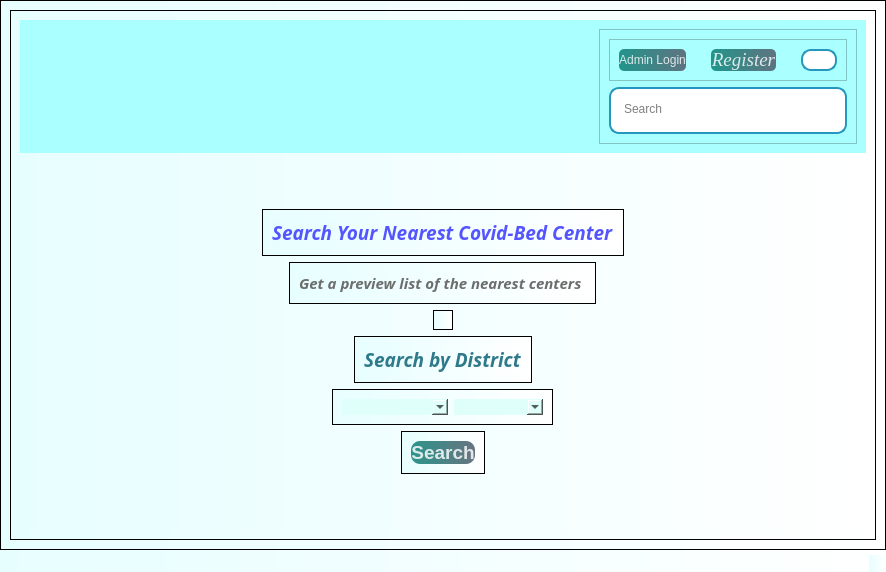
<?xml version="1.0" encoding="UTF-8"?>
<ui version="4.0">
 <class>MainWindow</class>
 <widget class="QMainWindow" name="MainWindow">
  <property name="geometry">
   <rect>
    <x>0</x>
    <y>0</y>
    <width>886</width>
    <height>572</height>
   </rect>
  </property>
  <property name="windowTitle">
   <string>MainWindow</string>
  </property>
  <property name="styleSheet">
   <string notr="true">background-color: qlineargradient(spread:pad, x1:0, y1:0, x2:1, y2:0, stop:0 rgba(231, 254, 255, 255), stop:1 rgba(255, 255, 255, 255));</string>
  </property>
  <widget class="QWidget" name="centralwidget">
   <layout class="QHBoxLayout" name="horizontalLayout">
    <property name="spacing">
     <number>0</number>
    </property>
    <property name="leftMargin">
     <number>0</number>
    </property>
    <property name="topMargin">
     <number>0</number>
    </property>
    <property name="rightMargin">
     <number>0</number>
    </property>
    <property name="bottomMargin">
     <number>0</number>
    </property>
    <item>
     <widget class="QScrollArea" name="scrollArea">
      <property name="widgetResizable">
       <bool>true</bool>
      </property>
      <widget class="QWidget" name="scrollAreaWidgetContents">
       <property name="geometry">
        <rect>
         <x>0</x>
         <y>-277</y>
         <width>1038</width>
         <height>1321</height>
        </rect>
       </property>
       <layout class="QHBoxLayout" name="horizontalLayout_2">
        <item>
         <widget class="QFrame" name="frame">
          <property name="styleSheet">
           <string notr="true">alternate-background-color: qlineargradient(spread:pad, x1:0.534, y1:0.0397727, x2:0.534, y2:1, stop:0 rgba(0, 255, 255, 255), stop:1 rgba(255, 255, 255, 255));</string>
          </property>
          <property name="frameShape">
           <enum>QFrame::StyledPanel</enum>
          </property>
          <property name="frameShadow">
           <enum>QFrame::Raised</enum>
          </property>
          <layout class="QVBoxLayout" name="verticalLayout">
           <property name="spacing">
            <number>0</number>
           </property>
           <item alignment="Qt::AlignTop">
            <widget class="QWidget" name="widget" native="true">
             <property name="maximumSize">
              <size>
               <width>16777215</width>
               <height>400</height>
              </size>
             </property>
             <property name="styleSheet">
              <string notr="true">background-color: rgb(170, 255, 255);</string>
             </property>
             <layout class="QHBoxLayout" name="horizontalLayout_3">
              <property name="spacing">
               <number>0</number>
              </property>
              <property name="leftMargin">
               <number>0</number>
              </property>
              <property name="topMargin">
               <number>0</number>
              </property>
              <property name="rightMargin">
               <number>0</number>
              </property>
              <property name="bottomMargin">
               <number>0</number>
              </property>
              <item alignment="Qt::AlignLeft">
               <widget class="QWidget" name="widget_4" native="true">
                <layout class="QVBoxLayout" name="verticalLayout_11">
                 <item>
                  <widget class="QLabel" name="label_4">
                   <property name="styleSheet">
                    <string notr="true">border-image: url(:/image/WhatsApp Image 2022-03-22 at 5.44.11 PM.jpeg);</string>
                   </property>
                   <property name="text">
                    <string/>
                   </property>
                   <property name="pixmap">
                    <pixmap resource="images.qrc">:/image/WhatsApp Image 2022-03-22 at 5.44.11 PM.jpeg</pixmap>
                   </property>
                   <property name="scaledContents">
                    <bool>true</bool>
                   </property>
                  </widget>
                 </item>
                </layout>
               </widget>
              </item>
              <item alignment="Qt::AlignRight|Qt::AlignTop">
               <widget class="QWidget" name="widget_5" native="true">
                <layout class="QVBoxLayout" name="verticalLayout_2">
                 <item alignment="Qt::AlignRight|Qt::AlignTop">
                  <widget class="QFrame" name="frame_2">
                   <property name="maximumSize">
                    <size>
                     <width>16777215</width>
                     <height>300</height>
                    </size>
                   </property>
                   <property name="styleSheet">
                    <string notr="true">background-color: rgb(170, 255, 255);</string>
                   </property>
                   <property name="frameShape">
                    <enum>QFrame::StyledPanel</enum>
                   </property>
                   <property name="frameShadow">
                    <enum>QFrame::Raised</enum>
                   </property>
                   <layout class="QVBoxLayout" name="verticalLayout_3">
                    <item>
                     <widget class="QFrame" name="frame_4">
                      <property name="maximumSize">
                       <size>
                        <width>600</width>
                        <height>300</height>
                       </size>
                      </property>
                      <property name="frameShape">
                       <enum>QFrame::StyledPanel</enum>
                      </property>
                      <property name="frameShadow">
                       <enum>QFrame::Raised</enum>
                      </property>
                      <layout class="QHBoxLayout" name="horizontalLayout_5">
                       <property name="spacing">
                        <number>25</number>
                       </property>
                       <item>
                        <widget class="QPushButton" name="AdminLogin">
                         <property name="maximumSize">
                          <size>
                           <width>200</width>
                           <height>200</height>
                          </size>
                         </property>
                         <property name="toolTip">
                          <string>&lt;html&gt;&lt;head/&gt;&lt;body&gt;&lt;p&gt;Admin Login&lt;/p&gt;&lt;/body&gt;&lt;/html&gt;</string>
                         </property>
                         <property name="styleSheet">
                          <string notr="true">QPushButton#AdminLogin{
	
	
	font: 75 italic 14pt &quot;Times New Roman&quot;;
	background-color: qlineargradient(spread:pad, x1:0, y1:0.505682, x2:1, y2:0.477, stop:0 rgba(11, 131, 120, 219), stop:1 rgba(85, 98, 112, 226));
	color: rgba(255,255,255,210);
	border-radius:5px;
}
QPushButton#AdminLogin:hover{
	background-color: qlineargradient(spread:pad, x1:0, y1:0.505682, x2:1, y2:0.477, stop:0 rgba(150, 123, 111, 219), stop:1 rgba(85, 81, 84, 226));
}

QPushButton#AdminLogin:pressed{
	padding-left:5px;
	padding-top:5px;
	background-color:rgba(150, 123, 111, 255);
}</string>
                         </property>
                         <property name="text">
                          <string>Admin Login</string>
                         </property>
                        </widget>
                       </item>
                       <item>
                        <widget class="QPushButton" name="Register">
                         <property name="maximumSize">
                          <size>
                           <width>200</width>
                           <height>200</height>
                          </size>
                         </property>
                         <property name="font">
                          <font>
                           <family>Times New Roman</family>
                           <pointsize>14</pointsize>
                           <weight>9</weight>
                           <italic>true</italic>
                           <bold>false</bold>
                          </font>
                         </property>
                         <property name="toolTip">
                          <string>&lt;html&gt;&lt;head/&gt;&lt;body&gt;&lt;p&gt;Register&lt;/p&gt;&lt;/body&gt;&lt;/html&gt;</string>
                         </property>
                         <property name="styleSheet">
                          <string notr="true">QPushButton#Register{
	
	
	font: 75 italic 14pt &quot;Times New Roman&quot;;
	background-color: qlineargradient(spread:pad, x1:0, y1:0.505682, x2:1, y2:0.477, stop:0 rgba(11, 131, 120, 219), stop:1 rgba(85, 98, 112, 226));
	color: rgba(255,255,255,210);
	border-radius:5px;
}
QPushButton#Register:hover{
	background-color: qlineargradient(spread:pad, x1:0, y1:0.505682, x2:1, y2:0.477, stop:0 rgba(150, 123, 111, 219), stop:1 rgba(85, 81, 84, 226));
}

QPushButton#Register:pressed{
	padding-left:5px;
	padding-top:5px;
	background-color:rgba(150, 123, 111, 255);
}</string>
                         </property>
                         <property name="text">
                          <string>Register</string>
                         </property>
                         <property name="iconSize">
                          <size>
                           <width>30</width>
                           <height>30</height>
                          </size>
                         </property>
                        </widget>
                       </item>
                       <item>
                        <widget class="QPushButton" name="LoginButton">
                         <property name="maximumSize">
                          <size>
                           <width>300</width>
                           <height>300</height>
                          </size>
                         </property>
                         <property name="toolTip">
                          <string>&lt;html&gt;&lt;head/&gt;&lt;body&gt;&lt;p&gt;User Login&lt;/p&gt;&lt;/body&gt;&lt;/html&gt;</string>
                         </property>
                         <property name="styleSheet">
                          <string notr="true">QPushButton#LoginButton{
	background-image: url(:/image/WhatsApp Image 2022-03-16 at 3.47.24 PM.jpeg);
border-radius:10px;
border:2px solid #2596be;
	background-color: rgb(255, 255, 255);
}

QPushButton#LoginButton:pressed{
	padding-left:5px;
	padding-top:5px;
	background-color:rgba(150, 123, 111, 255);
}</string>
                         </property>
                         <property name="text">
                          <string/>
                         </property>
                         <property name="icon">
                          <iconset resource="images.qrc">
                           <normaloff>:/image/WhatsApp Image 2022-03-16 at 3.47.24 PM.jpeg</normaloff>:/image/WhatsApp Image 2022-03-16 at 3.47.24 PM.jpeg</iconset>
                         </property>
                         <property name="iconSize">
                          <size>
                           <width>40</width>
                           <height>45</height>
                          </size>
                         </property>
                        </widget>
                       </item>
                      </layout>
                     </widget>
                    </item>
                    <item>
                     <widget class="QFrame" name="frame_3">
                      <property name="styleSheet">
                       <string notr="true">QFrame{
border-radius:10px;
border:2px solid #2596be;
	background-color: rgb(255, 255, 255);
}</string>
                      </property>
                      <property name="frameShape">
                       <enum>QFrame::StyledPanel</enum>
                      </property>
                      <property name="frameShadow">
                       <enum>QFrame::Raised</enum>
                      </property>
                      <layout class="QHBoxLayout" name="horizontalLayout_4">
                       <property name="spacing">
                        <number>0</number>
                       </property>
                       <property name="rightMargin">
                        <number>25</number>
                       </property>
                       <item>
                        <widget class="QTextEdit" name="textEdit">
                         <property name="maximumSize">
                          <size>
                           <width>200</width>
                           <height>25</height>
                          </size>
                         </property>
                         <property name="styleSheet">
                          <string notr="true">border:none;</string>
                         </property>
                         <property name="html">
                          <string>&lt;!DOCTYPE HTML PUBLIC &quot;-//W3C//DTD HTML 4.0//EN&quot; &quot;http://www.w3.org/TR/REC-html40/strict.dtd&quot;&gt;
&lt;html&gt;&lt;head&gt;&lt;meta name=&quot;qrichtext&quot; content=&quot;1&quot; /&gt;&lt;style type=&quot;text/css&quot;&gt;
p, li { white-space: pre-wrap; }
&lt;/style&gt;&lt;/head&gt;&lt;body style=&quot; font-family:'MS Shell Dlg 2'; font-size:8pt; font-weight:400; font-style:normal;&quot;&gt;
&lt;p style=&quot;-qt-paragraph-type:empty; margin-top:0px; margin-bottom:0px; margin-left:0px; margin-right:0px; -qt-block-indent:0; text-indent:0px;&quot;&gt;&lt;br /&gt;&lt;/p&gt;&lt;/body&gt;&lt;/html&gt;</string>
                         </property>
                         <property name="placeholderText">
                          <string>Search</string>
                         </property>
                        </widget>
                       </item>
                      </layout>
                     </widget>
                    </item>
                   </layout>
                  </widget>
                 </item>
                </layout>
               </widget>
              </item>
             </layout>
            </widget>
           </item>
           <item>
            <widget class="QWidget" name="widget_3" native="true">
             <property name="styleSheet">
              <string notr="true">background-color: qlineargradient(spread:pad, x1:0, y1:0, x2:1, y2:0, stop:0 rgba(231, 254, 255, 255), stop:1 rgba(255, 255, 255, 255));
</string>
             </property>
             <layout class="QVBoxLayout" name="verticalLayout_10">
              <property name="spacing">
               <number>0</number>
              </property>
              <property name="leftMargin">
               <number>0</number>
              </property>
              <property name="topMargin">
               <number>0</number>
              </property>
              <property name="rightMargin">
               <number>0</number>
              </property>
              <property name="bottomMargin">
               <number>0</number>
              </property>
              <item>
               <widget class="QLabel" name="label_2">
                <property name="styleSheet">
                 <string notr="true">alternate-background-color: qlineargradient(spread:pad, x1:0.534, y1:0.0397727, x2:0.534, y2:1, stop:0 rgba(85, 255, 255, 255), stop:1 rgba(255, 255, 255, 255));
border-image: url(:/image/India is set to defeat COVID-19 Every indian is making it possible.png);</string>
                </property>
                <property name="text">
                 <string/>
                </property>
                <property name="pixmap">
                 <pixmap resource="images.qrc">:/image/WhatsApp Image 2022-03-22 at 5.44.09 PM.jpeg</pixmap>
                </property>
                <property name="scaledContents">
                 <bool>true</bool>
                </property>
               </widget>
              </item>
             </layout>
            </widget>
           </item>
           <item>
            <widget class="QWidget" name="widget_2" native="true">
             <property name="styleSheet">
              <string notr="true">background-color: qlineargradient(spread:pad, x1:0, y1:0, x2:1, y2:0, stop:0 rgba(231, 254, 255, 255), stop:1 rgba(255, 255, 255, 255));</string>
             </property>
             <layout class="QVBoxLayout" name="verticalLayout_4">
              <item alignment="Qt::AlignHCenter">
               <widget class="QFrame" name="frame_5">
                <property name="frameShape">
                 <enum>QFrame::StyledPanel</enum>
                </property>
                <property name="frameShadow">
                 <enum>QFrame::Raised</enum>
                </property>
                <layout class="QVBoxLayout" name="verticalLayout_5">
                 <item>
                  <widget class="QLabel" name="label">
                   <property name="font">
                    <font>
                     <family>Lucida Fax</family>
                     <pointsize>14</pointsize>
                     <weight>75</weight>
                     <italic>true</italic>
                     <bold>true</bold>
                    </font>
                   </property>
                   <property name="text">
                    <string>&lt;html&gt;&lt;head/&gt;&lt;body&gt;&lt;p&gt;&lt;span style=&quot; font-size:14pt; font-weight:600; color:#5555ff;&quot;&gt;Search Your Nearest Covid-Bed Center&lt;/span&gt;&lt;/p&gt;&lt;/body&gt;&lt;/html&gt;</string>
                   </property>
                  </widget>
                 </item>
                </layout>
               </widget>
              </item>
              <item alignment="Qt::AlignHCenter">
               <widget class="QFrame" name="frame_10">
                <property name="frameShape">
                 <enum>QFrame::StyledPanel</enum>
                </property>
                <property name="frameShadow">
                 <enum>QFrame::Raised</enum>
                </property>
                <layout class="QVBoxLayout" name="verticalLayout_6">
                 <item>
                  <widget class="QLabel" name="label_6">
                   <property name="font">
                    <font>
                     <family>Lucida Fax</family>
                     <pointsize>12</pointsize>
                     <weight>75</weight>
                     <italic>true</italic>
                     <bold>true</bold>
                    </font>
                   </property>
                   <property name="text">
                    <string>&lt;html&gt;&lt;head/&gt;&lt;body&gt;&lt;p&gt;&lt;span style=&quot; font-size:11pt; color:#6d6d6d;&quot;&gt;Get a preview list of the nearest centers &lt;/span&gt;&lt;/p&gt;&lt;/body&gt;&lt;/html&gt;</string>
                   </property>
                  </widget>
                 </item>
                </layout>
               </widget>
              </item>
              <item alignment="Qt::AlignHCenter">
               <widget class="QFrame" name="frame_8">
                <property name="frameShape">
                 <enum>QFrame::StyledPanel</enum>
                </property>
                <property name="frameShadow">
                 <enum>QFrame::Raised</enum>
                </property>
                <layout class="QVBoxLayout" name="verticalLayout_7"/>
               </widget>
              </item>
              <item alignment="Qt::AlignHCenter">
               <widget class="QFrame" name="frame_9">
                <property name="frameShape">
                 <enum>QFrame::StyledPanel</enum>
                </property>
                <property name="frameShadow">
                 <enum>QFrame::Raised</enum>
                </property>
                <layout class="QVBoxLayout" name="verticalLayout_8">
                 <item alignment="Qt::AlignHCenter">
                  <widget class="QLabel" name="label_8">
                   <property name="font">
                    <font>
                     <family>Lucida Fax</family>
                     <pointsize>14</pointsize>
                     <weight>75</weight>
                     <italic>true</italic>
                     <bold>true</bold>
                    </font>
                   </property>
                   <property name="text">
                    <string>&lt;html&gt;&lt;head/&gt;&lt;body&gt;&lt;p&gt;&lt;span style=&quot; color:#2e7a8b;&quot;&gt;Search by District&lt;/span&gt;&lt;/p&gt;&lt;/body&gt;&lt;/html&gt;</string>
                   </property>
                  </widget>
                 </item>
                </layout>
               </widget>
              </item>
              <item alignment="Qt::AlignHCenter">
               <widget class="QFrame" name="frame_6">
                <property name="frameShape">
                 <enum>QFrame::StyledPanel</enum>
                </property>
                <property name="frameShadow">
                 <enum>QFrame::Raised</enum>
                </property>
                <layout class="QHBoxLayout" name="horizontalLayout_6">
                 <item>
                  <widget class="QComboBox" name="comboBox">
                   <property name="maximumSize">
                    <size>
                     <width>16777215</width>
                     <height>300</height>
                    </size>
                   </property>
                   <property name="mouseTracking">
                    <bool>true</bool>
                   </property>
                   <property name="acceptDrops">
                    <bool>true</bool>
                   </property>
                   <property name="styleSheet">
                    <string notr="true">background-color: rgb(222, 255, 250);
font: 75 12pt &quot;MS Shell Dlg 2&quot;;
border-radius:9px
</string>
                   </property>
                   <property name="editable">
                    <bool>true</bool>
                   </property>
                   <property name="placeholderText">
                    <string>Select State</string>
                   </property>
                   <item>
                    <property name="text">
                     <string>Maharashtra</string>
                    </property>
                   </item>
                   <item>
                    <property name="text">
                     <string>Delhi</string>
                    </property>
                   </item>
                   <item>
                    <property name="text">
                     <string>Goa</string>
                    </property>
                   </item>
                   <item>
                    <property name="text">
                     <string>Bihar</string>
                    </property>
                   </item>
                   <item>
                    <property name="text">
                     <string>Assam</string>
                    </property>
                   </item>
                   <item>
                    <property name="text">
                     <string>Chandigarh</string>
                    </property>
                   </item>
                   <item>
                    <property name="text">
                     <string notr="true">Andhra Pradesh</string>
                    </property>
                   </item>
                  </widget>
                 </item>
                 <item>
                  <widget class="QComboBox" name="comboBox_2">
                   <property name="mouseTracking">
                    <bool>true</bool>
                   </property>
                   <property name="acceptDrops">
                    <bool>true</bool>
                   </property>
                   <property name="styleSheet">
                    <string notr="true">background-color: rgb(222, 255, 250);
font: 75 12pt &quot;MS Shell Dlg 2&quot;;
border-radius:9px
</string>
                   </property>
                   <property name="editable">
                    <bool>true</bool>
                   </property>
                   <property name="placeholderText">
                    <string>Select State</string>
                   </property>
                   <item>
                    <property name="text">
                     <string notr="true" comment="Goa">Mumbai</string>
                    </property>
                   </item>
                   <item>
                    <property name="text">
                     <string>Palghar</string>
                    </property>
                   </item>
                   <item>
                    <property name="text">
                     <string>Navi Mumbai</string>
                    </property>
                   </item>
                   <item>
                    <property name="text">
                     <string>Ratnagiri</string>
                    </property>
                   </item>
                   <item>
                    <property name="text">
                     <string>Konkan</string>
                    </property>
                   </item>
                   <item>
                    <property name="text">
                     <string>Kolhapur</string>
                    </property>
                   </item>
                   <item>
                    <property name="text">
                     <string notr="true"/>
                    </property>
                   </item>
                  </widget>
                 </item>
                </layout>
               </widget>
              </item>
              <item alignment="Qt::AlignHCenter">
               <widget class="QFrame" name="frame_7">
                <property name="frameShape">
                 <enum>QFrame::StyledPanel</enum>
                </property>
                <property name="frameShadow">
                 <enum>QFrame::Raised</enum>
                </property>
                <layout class="QVBoxLayout" name="verticalLayout_9">
                 <item>
                  <widget class="QPushButton" name="pushButton_4">
                   <property name="maximumSize">
                    <size>
                     <width>500</width>
                     <height>16777215</height>
                    </size>
                   </property>
                   <property name="font">
                    <font>
                     <pointsize>14</pointsize>
                     <weight>75</weight>
                     <bold>true</bold>
                    </font>
                   </property>
                   <property name="styleSheet">
                    <string notr="true">QPushButton#pushButton_4{
	background-color: qlineargradient(spread:pad, x1:0, y1:0.505682, x2:1, y2:0.477, stop:0 rgba(11, 131, 120, 219), stop:1 rgba(85, 98, 112, 226));
	color: rgba(255,255,255,210);
	border-radius:9px;
}
QPushButton#pushButton_4:hover{
	background-color: qlineargradient(spread:pad, x1:0, y1:0.505682, x2:1, y2:0.477, stop:0 rgba(150, 123, 111, 219), stop:1 rgba(85, 81, 84, 226));
}

QPushButton#pushButton_4:pressed{
	padding-left:5px;
	padding-top:5px;
	background-color:rgba(150, 123, 111, 255);
}
QPushButton#pushButton_4{
	background-color: qlineargradient(spread:pad, x1:0, y1:0.505682, x2:1, y2:0.477, stop:0 rgba(11, 131, 120, 219), stop:1 rgba(85, 98, 112, 226));
	color: rgba(255,255,255,210);
	border-radius:9px;
}
QPushButton#pushButton_3:hover{
	background-color: qlineargradient(spread:pad, x1:0, y1:0.505682, x2:1, y2:0.477, stop:0 rgba(150, 123, 111, 219), stop:1 rgba(85, 81, 84, 226));
}

QPushButton#pushButton_3:pressed{
	padding-left:5px;
	padding-top:5px;
	background-color:rgba(150, 123, 111, 255);
}
</string>
                   </property>
                   <property name="text">
                    <string>Search</string>
                   </property>
                  </widget>
                 </item>
                </layout>
               </widget>
              </item>
             </layout>
            </widget>
           </item>
           <item>
            <widget class="QWidget" name="widget_6" native="true">
             <layout class="QHBoxLayout" name="horizontalLayout_7">
              <property name="leftMargin">
               <number>0</number>
              </property>
              <property name="topMargin">
               <number>0</number>
              </property>
              <property name="rightMargin">
               <number>0</number>
              </property>
              <property name="bottomMargin">
               <number>0</number>
              </property>
              <item>
               <widget class="QLabel" name="label_3">
                <property name="styleSheet">
                 <string notr="true">border-image: url(:/image/WhatsApp Image 2022-03-22 at 5.44.10 PM.jpeg);</string>
                </property>
                <property name="text">
                 <string/>
                </property>
                <property name="pixmap">
                 <pixmap resource="images.qrc">:/image/WhatsApp Image 2022-03-22 at 5.44.10 PM.jpeg</pixmap>
                </property>
                <property name="scaledContents">
                 <bool>true</bool>
                </property>
               </widget>
              </item>
             </layout>
            </widget>
           </item>
          </layout>
         </widget>
        </item>
       </layout>
      </widget>
     </widget>
    </item>
   </layout>
  </widget>
  <widget class="QMenuBar" name="menubar">
   <property name="geometry">
    <rect>
     <x>0</x>
     <y>0</y>
     <width>886</width>
     <height>22</height>
    </rect>
   </property>
  </widget>
  <widget class="QStatusBar" name="statusbar"/>
 </widget>
 <resources>
  <include location="img.qrc"/>
  <include location="images.qrc"/>
 </resources>
 <connections/>
</ui>
